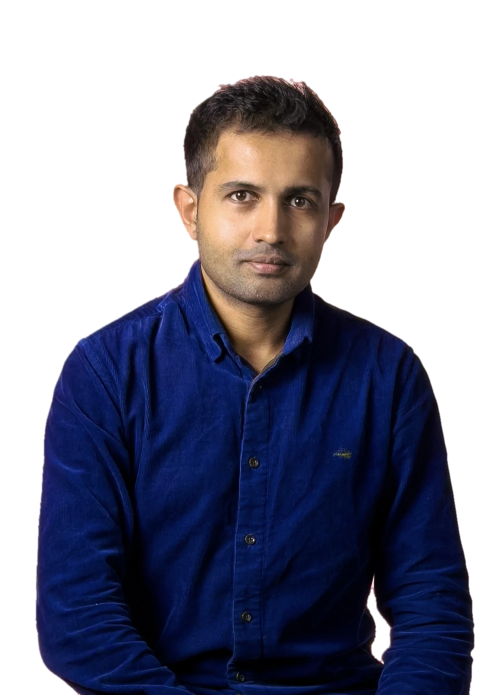
#> input picture scripts/nzgdc-instagram/headshot-cutout.webp, 993 x 1390 px (shown at 1/2 size)
$ python cutout.py headshot-cutout.webp headshot-cutout.webp
#> lines starting #> are read from the running program, lines starting #| are printed output that depends on the picture; after the words box and inside, x2 and y2 are one past the last pixel; in counts of white or black regions, pixels touching at a corner belong together
"""Key the headshot off its pink studio backdrop -> RGBA image for post.html.

Usage (needs Pillow, numpy, scipy):
  python3 scripts/nzgdc-instagram/cutout.py \
    assets/files/speaker-kit/yasas-sri-wickramasinghe-headshot.jpg \
    scripts/nzgdc-instagram/headshot-cutout.webp
"""
import sys
import numpy as np
from PIL import Image, ImageFilter
from scipy import ndimage as ndi

src, dst = sys.argv[1], sys.argv[2]
im = np.asarray(Image.open(src).convert('RGB')).astype(np.float64)
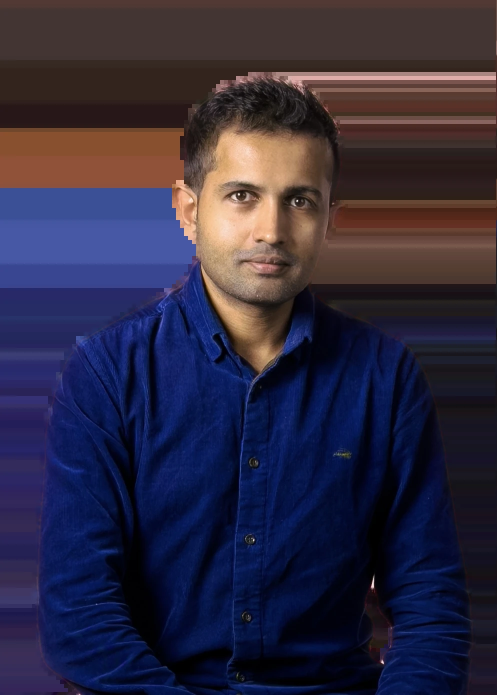
#> im: shape (1390, 993, 3) float64 (shown at 1/2 size); mean R, G, B 46.4, 41.5, 64.3
h, w, _ = im.shape
#> h = 1390; w = 993
yy, xx = np.mgrid[0:h, 0:w]
xn, yn = xx / w, yy / h

# 1. Smooth background model: quadratic surface fitted to border pixels.
border = np.zeros((h, w), bool)
border[:, :36] = True
border[:, -36:] = True
border[:36, :] = True
# the shirt reaches the side edges near the bottom, so drop those rows
border[int(h * 0.80):, :] = False
feats = np.stack([np.ones_like(xn), xn, yn, xn * yn, xn ** 2, yn ** 2], -1)
A = feats[border]
bg = np.zeros_like(im)
for c in range(3):
    coef, *_ = np.linalg.lstsq(A, im[..., c][border], rcond=None)
    bg[..., c] = feats @ coef
#> this loop made 3 passes
#> coef on passes 1 to 3: [76.87, -26.68, -5.42, -41.51, 34.2, -63.93], [54.47, -1.44, 43.9, -36.51, 2.1, -92.01], [40.04, 49.15, 223.7, -113.6, -52.51, -189.2]
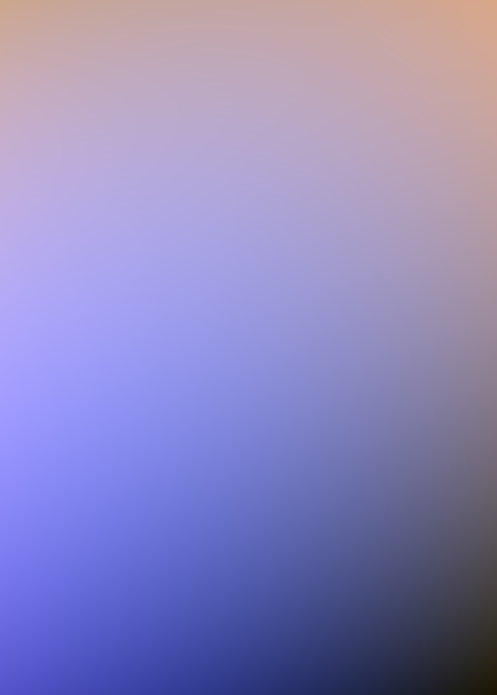
#> bg: shape (1390, 993, 3) float64 (shown at 1/2 size); mean R, G, B 40.6, 36.6, 67.6; drawn with min black and max white

# 2. Distance to the backdrop, weighted towards hue (pink vs skin separates on B-G).
def chroma(a):
    return np.stack([a[..., 0] - a[..., 1], a[..., 2] - a[..., 1], a.mean(-1)], -1)
d = chroma(im) - chroma(bg)
D = np.sqrt(1.0 * d[..., 0] ** 2 + 1.6 * d[..., 1] ** 2 + 0.8 * d[..., 2] ** 2)
t0, t1 = 14.0, 34.0
alpha = np.clip((D - t0) / (t1 - t0), 0, 1)

# 3. Topology clean-up: background = low-alpha regions touching the image border.
low = alpha < 0.5
#> low: shape (1390, 993) bool; 39.8% white; 583 white regions (469 under 20 px), largest, box (x1, y1, x2, y2) and area: (270, 707, 805, 1390) 171519, (0, 0, 993, 153) 127678, (0, 582, 331, 1390) 123419
lab, n = ndi.label(low)
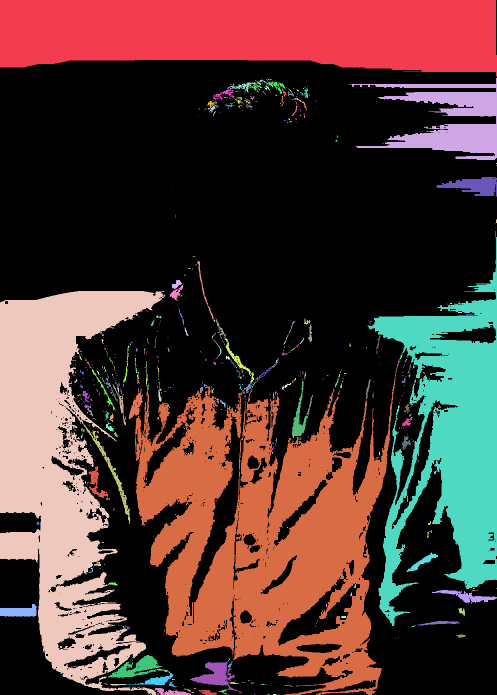
#> lab: shape (1390, 993) int32 (shown at 1/2 size); 939 distinct labels, from 0 to 938; one colour per label, 0 black
#> n = 938
edge_labels = set(np.unique(np.concatenate([lab[0], lab[-1], lab[:, 0], lab[:, -1]]))) - {0}
#> edge_labels = 21 items
bgmask = np.isin(lab, list(edge_labels))
#> bgmask: shape (1390, 993) bool; 38.2% white; 21 white regions (10 under 20 px), largest, box (x1, y1, x2, y2) and area: (270, 743, 793, 1390) 171140, (0, 0, 993, 153) 127678, (0, 582, 331, 1390) 121647
# anything not connected to the outside is subject (holes inside face/shirt)
for i in range(1, n + 1):
    if i in edge_labels:
        continue
    reg = lab == i
    if reg.sum() > 800 and D[reg].mean() < t0 + 6:
        bgmask |= reg
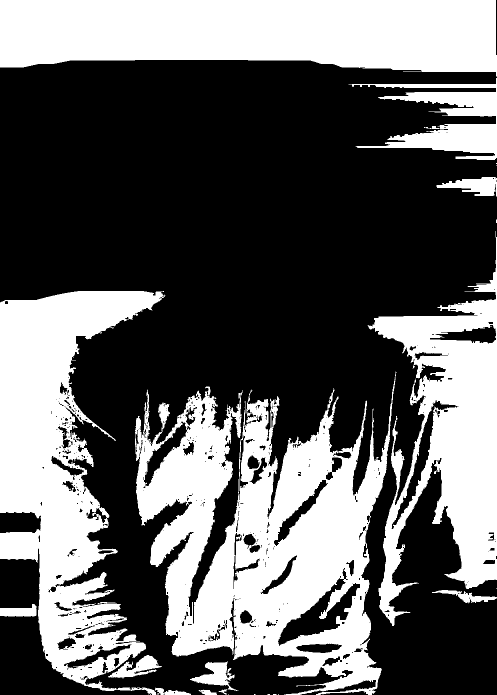
#> bgmask: shape (1390, 993) bool (shown at 1/2 size); 38.5% white; 23 white regions (10 under 20 px), largest, box (x1, y1, x2, y2) and area: (270, 743, 793, 1390) 171140, (0, 0, 993, 153) 127678, (0, 582, 331, 1390) 121647
alpha = np.where(~bgmask & low, 1.0, alpha)
# drop floating specks in the backdrop
hi = alpha >= 0.5
lab2, n2 = ndi.label(hi)
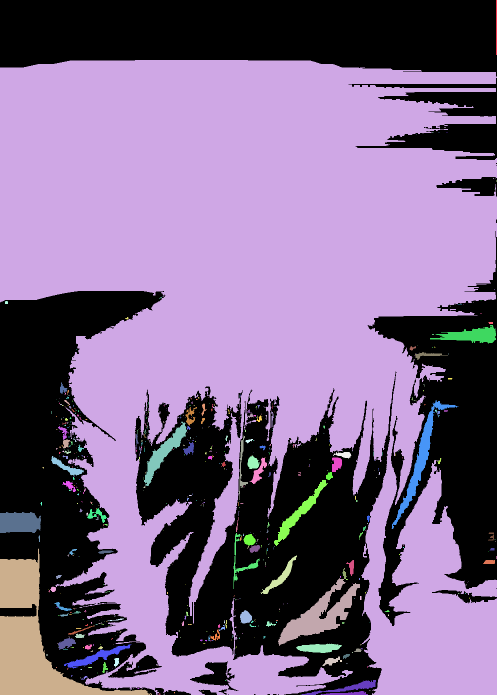
#> lab2: shape (1390, 993) int32 (shown at 1/2 size); 718 distinct labels, from 0 to 717; one colour per label, 0 black
#> n2 = 717
sizes = ndi.sum(hi, lab2, range(1, n2 + 1))
#> sizes = 717 values, max 780441 at index 1, min 1 at index 2, mean 1183.8
keep = np.zeros(n2 + 1, bool)
keep[1:] = sizes > 2000
alpha = np.where(hi & ~keep[lab2], 0.0, alpha)
alpha = np.where(bgmask & (alpha < 0.5), alpha * 0.0, alpha)

# 4. Soft edge: small blur on the matte, then tighten.
a_img = Image.fromarray((alpha * 255).astype(np.uint8)).filter(ImageFilter.GaussianBlur(1.1))
alpha = np.asarray(a_img).astype(np.float64) / 255
# erode ~1.5px so the JPEG chroma fringe along the shirt falls outside the matte
alpha = ndi.grey_erosion(alpha, size=(3, 3)) * 0.5 + alpha * 0.5
alpha = np.clip((alpha - 0.14) / 0.80, 0, 1)

# 5. Colour decontamination: remove the pink spill from semi-transparent edges.
a3 = alpha[..., None]
fg = np.where(a3 > 0.02, (im - (1 - a3) * bg) / np.maximum(a3, 0.02), im)
fg = np.clip(fg, 0, 255)
# Replace the outer ~4px of the subject with the colour of its nearest interior
# pixel: kills the pink/red rim that JPEG chroma left along hair and shirt.
inside = alpha > 0.5
#> inside: shape (1390, 993) bool; 57% white; 32 black regions (17 under 20 px), largest, box (x1, y1, x2, y2) and area: (269, 743, 794, 1390) 199228, (0, 578, 384, 1390) 139063, (0, 0, 993, 153) 130375
dist = ndi.distance_transform_edt(inside)
coremask = dist >= 5
#> coremask: shape (1390, 993) bool; 51.3% white; 15 black regions, largest, box (x1, y1, x2, y2) and area: (265, 458, 993, 1390) 339186, (0, 0, 993, 338) 165486, (0, 574, 388, 1390) 156744
_, (iy, ix) = ndi.distance_transform_edt(~coremask, return_indices=True)
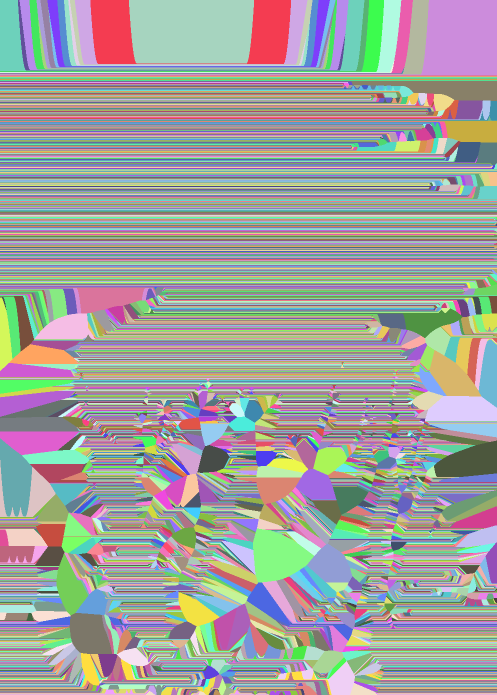
#> iy: shape (1390, 993) int32 (shown at 1/2 size); 1264 distinct labels, from 126 to 1389; one colour per label, 0 black
core = fg[iy, ix]
core = np.stack([ndi.gaussian_filter(core[..., c], 1.5) for c in range(3)], -1)
wgt = np.clip((4.0 - dist) / 2.5, 0, 1)
wgt = np.where(inside, wgt, 1.0)[..., None]
fg = fg * (1 - wgt) + core * wgt
# tuck the matte in by ~1px
alpha = np.clip(ndi.grey_erosion(alpha, size=(2, 2)) * 0.6 + alpha * 0.4, 0, 1)

out = np.dstack([fg, alpha * 255]).astype(np.uint8)
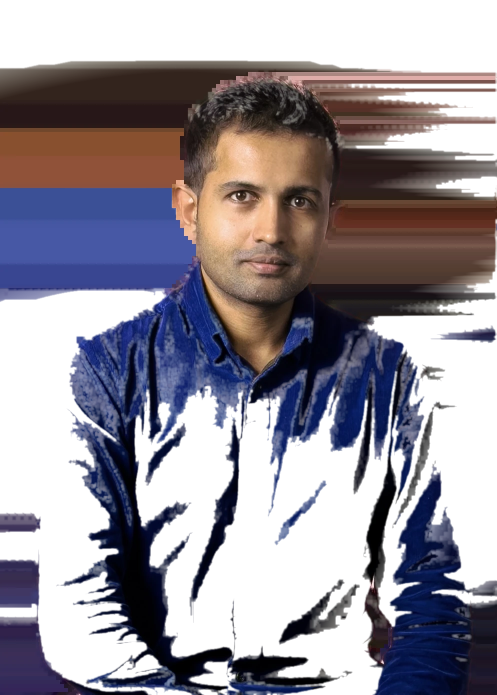
#> out: shape (1390, 993, 4) (shown at 1/2 size); mean of channels 0, 1, 2, 3 45.7, 39.9, 59.8, 137; transparent parts drawn white
Image.fromarray(out, 'RGBA').save(dst, optimize=True)
print('saved', dst, w, h)
#| saved headshot-cutout.webp 993 1390
